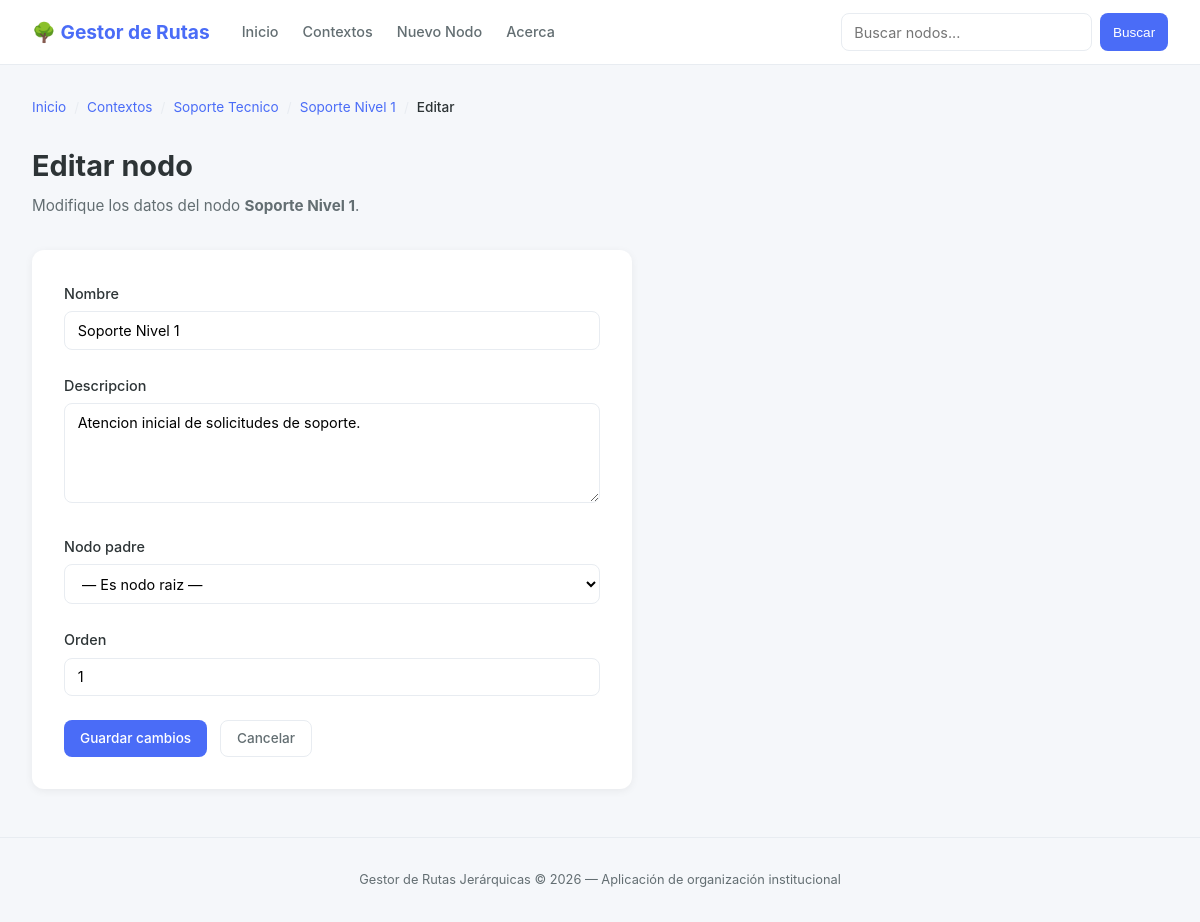
The page /nodo/1/editar/ on the database its author committed.
### app_arbol/models.py (models this page shows, shortened)
class Nodo(models.Model):
    nombre = models.CharField(max_length=200, verbose_name="Nombre")
    descripcion = models.TextField(blank=True, verbose_name="Descripción")
    padre = models.ForeignKey(
        'self', on_delete=models.CASCADE, null=True, blank=True,
        related_name='hijos', verbose_name="Padre"
    )
    contexto = models.ForeignKey(
        Contexto, on_delete=models.CASCADE, verbose_name="Contexto"
    )
    nivel = models.IntegerField(default=0, verbose_name="Nivel")
    orden = models.IntegerField(default=0, verbose_name="Orden")
    fecha_creacion = models.DateTimeField(auto_now_add=True, verbose_name="Fecha de creación")
    class Meta:
        verbose_name = "Nodo"
        verbose_name_plural = "Nodos"
        ordering = ['orden', 'nombre']

class Contexto(models.Model):
    nombre = models.CharField(max_length=100, verbose_name="Nombre")
    descripcion = models.TextField(blank=True, verbose_name="Descripción")
    icono = models.CharField(max_length=10, default="📁", verbose_name="Icono")
    class Meta:
        verbose_name = "Contexto"
        verbose_name_plural = "Contextos"

### app_arbol/views.py (the view, shortened to what this page needs)
# urls.py: path('nodo/<int:nodo_id>/editar/', views.vista_editar_nodo, name='vista_editar_nodo'),
def vista_editar_nodo(request, nodo_id):
    nodo = get_object_or_404(Nodo, id=nodo_id)
    contextos = Contexto.objects.all()
    nodos_mismo_contexto = Nodo.objects.filter(contexto=nodo.contexto).exclude(id=nodo.id)
    return render(request, 'app_arbol/editar_nodo.html', {
        'nodo': nodo,
        'contextos': contextos,
        'nodos_mismo_contexto': nodos_mismo_contexto,
    })

### app_arbol/templates/app_arbol/editar_nodo.html (shortened to what this page needs)
{% extends 'app_arbol/base.html' %}
{% block contenido %}
<div class="breadcrumb">
    <a href="{% url 'vista_index' %}">Inicio</a>
    <span class="separador">/</span>
    <a href="{% url 'vista_contextos' %}">Contextos</a>
    <span class="separador">/</span>
    <a href="{% url 'vista_arbol' nodo.contexto.id %}">{{ nodo.contexto.nombre }}</a>
    <span class="separador">/</span>
    <a href="{% url 'vista_nodo' nodo.id %}">{{ nodo.nombre }}</a>
    <span class="separador">/</span>
    <span class="actual">Editar</span>
</div>
<div class="page-heading">
    <h1>Editar nodo</h1>
    <p>Modifique los datos del nodo <strong>{{ nodo.nombre }}</strong>.</p>
</div>
<div class="form-card">
    <form method="POST">
        <div class="form-grupo">
            <label for="nombre">Nombre</label>
            <input type="text" name="nombre" id="nombre" value="{{ nodo.nombre }}" required>
        </div>
        <div class="form-grupo">
            <label for="descripcion">Descripcion</label>
            <textarea name="descripcion" id="descripcion">{{ nodo.descripcion }}</textarea>
        </div>
        <div class="form-grupo">
            <label for="padre">Nodo padre</label>
            <select name="padre" id="padre">
                <option value="">— Es nodo raiz —</option>
            </select>
        </div>
        <div class="form-grupo">
            <label for="orden">Orden</label>
            <input type="number" name="orden" id="orden" value="{{ nodo.orden }}" min="0">
        </div>
        <div class="form-acciones">
            <button type="submit" class="btn btn-primary">Guardar cambios</button>
            <a href="{% url 'vista_nodo' nodo.id %}" class="btn btn-outline">Cancelar</a>
        </div>
    </form>
</div>
{% endblock %}

### app_arbol/static/app_arbol/css/estilo.css (style rules this page uses)
:root { --primary: #4A6CF7; --primary-light: #6B8AFF; --primary-dark: #3A56D4; --accent: #6C5CE7; --bg: #F5F7FA; --surface: #FFFFFF; --text: #2D3436; --text-secondary: #636E72; --border: #E8ECF1; --success: #00B894; --warning: #FDCB6E; --error: #E17055; --radius: 12px; --shadow: 0 2px 8px rgba(0,0,0,0.06); --shadow-hover: 0 4px 16px rgba(0,0,0,0.1); }
* { margin: 0; padding: 0; box-sizing: border-box; }
body { font-family: -apple-system, BlinkMacSystemFont, 'Segoe UI', Roboto, 'Helvetica Neue', Arial, sans-serif; background: var(--bg); color: var(--text); line-height: 1.6; min-height: 100vh; }
a { color: var(--primary); text-decoration: none; }
.page-heading { margin-bottom: 2rem; }
.page-heading h1 { font-size: 1.8rem; font-weight: 700; color: var(--text); }
.page-heading p { color: var(--text-secondary); margin-top: 0.3rem; font-size: 0.95rem; }
.btn { display: inline-flex; align-items: center; gap: 0.4rem; padding: 0.5rem 1rem; border-radius: 8px; text-decoration: none; font-size: 0.85rem; font-weight: 500; border: none; cursor: pointer; transition: background 0.2s, opacity 0.2s; font-family: inherit; line-height: 1.4; }
.btn-primary { background: var(--primary); color: white; }
.btn-outline { background: transparent; color: var(--text-secondary); border: 1px solid var(--border); }
.form-card { background: var(--surface); border-radius: var(--radius); box-shadow: var(--shadow); padding: 2rem; max-width: 600px; }
.form-grupo { margin-bottom: 1.5rem; }
.form-grupo label { display: block; margin-bottom: 0.4rem; font-weight: 500; font-size: 0.9rem; color: var(--text); }
form input[type="text"], form input[type="number"], form textarea, form select { width: 100%; padding: 0.6rem 0.8rem; border: 1px solid var(--border); border-radius: 8px; font-size: 0.9rem; outline: none; transition: border-color 0.2s; font-family: inherit; background: var(--surface); }
form textarea { min-height: 100px; resize: vertical; }
.form-acciones { display: flex; gap: 0.8rem; margin-top: 1.5rem; }
.breadcrumb { display: flex; gap: 0.5rem; align-items: center; font-size: 0.85rem; color: var(--text-secondary); margin-bottom: 1.5rem; flex-wrap: wrap; }
.breadcrumb a { color: var(--primary); text-decoration: none; }
.breadcrumb .separador { color: var(--border); }
.breadcrumb .actual { color: var(--text); font-weight: 500; }

### rows shown on the page
Nodo: contexto.nombre "Soporte Tecnico", nombre "Soporte Nivel 1", descripcion "Atencion inicial de solicitudes de soporte.", orden "1"
